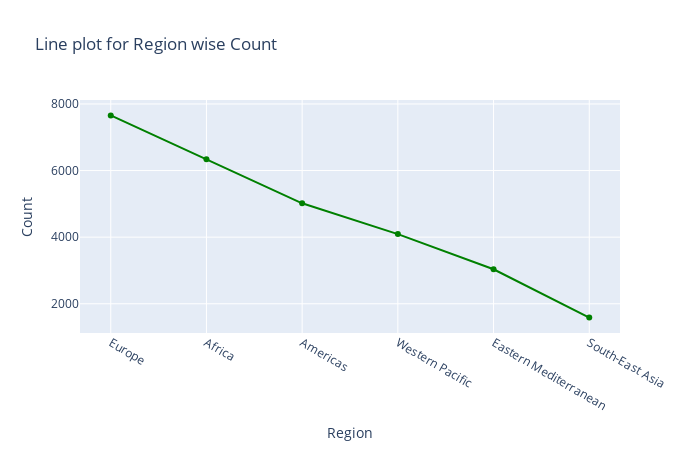

The notebook cell saved with this chart:
### Code cell
fig = px.line(

    x = d1.index,
    y = d1.values,
    markers = True,
    title = 'Line plot for Region wise Count',
    width = 700,
    height = 450,
    
)

fig.update_traces(line = dict(color = 'green'))  # Line color change
fig.update_layout(
    xaxis_title = 'Region',
    yaxis_title = 'Count'
)

fig.show()

### Figure 1 — Plotly figure (JSON) as saved in the notebook; plotly's stock layout.template omitted (floating-point values rounded to 4 significant figures)
{"data": [{"hovertemplate": "x=%{x}<br>y=%{y}<extra></extra>", "legendgroup": "", "line": {"color": "green", "dash": "solid"}, "marker": {"symbol": "circle"}, "mode": "lines+markers", "name": "", "orientation": "v", "showlegend": false, "type": "scatter", "x": ["Europe", "Africa", "Americas", "Western Pacific", "Eastern Mediterranean", "South-East Asia"], "xaxis": "x", "y": [7656, 6336, 5016, 4092, 3036, 1584], "yaxis": "y"}], "layout": {"height": 450, "legend": {"tracegroupgap": 0}, "title": {"text": "Line plot for Region wise Count"}, "width": 700, "xaxis": {"anchor": "y", "autorange": true, "domain": [0, 1], "range": [-0.3213, 5.321], "title": {"text": "Region"}, "type": "category"}, "yaxis": {"anchor": "x", "autorange": true, "domain": [0, 1], "range": [1120.0, 8120.0], "title": {"text": "Count"}, "type": "linear"}}}
